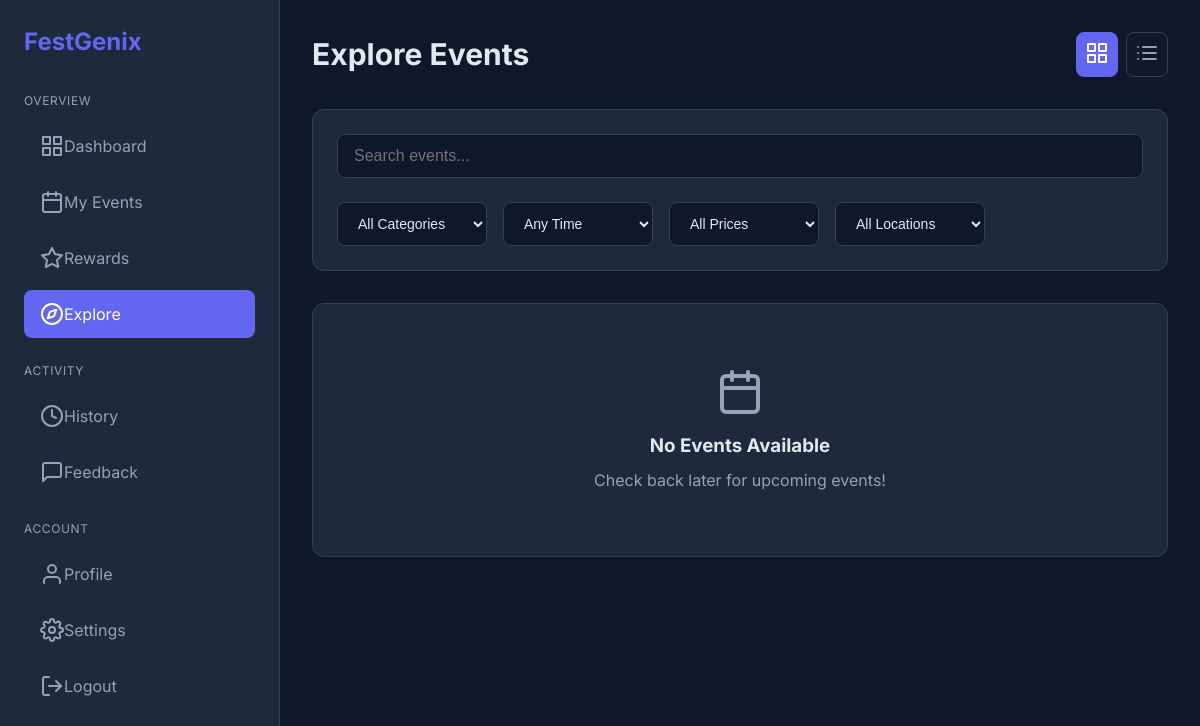
/base/participant/explore/ (signed in), run on an earlier commit of the app's database.
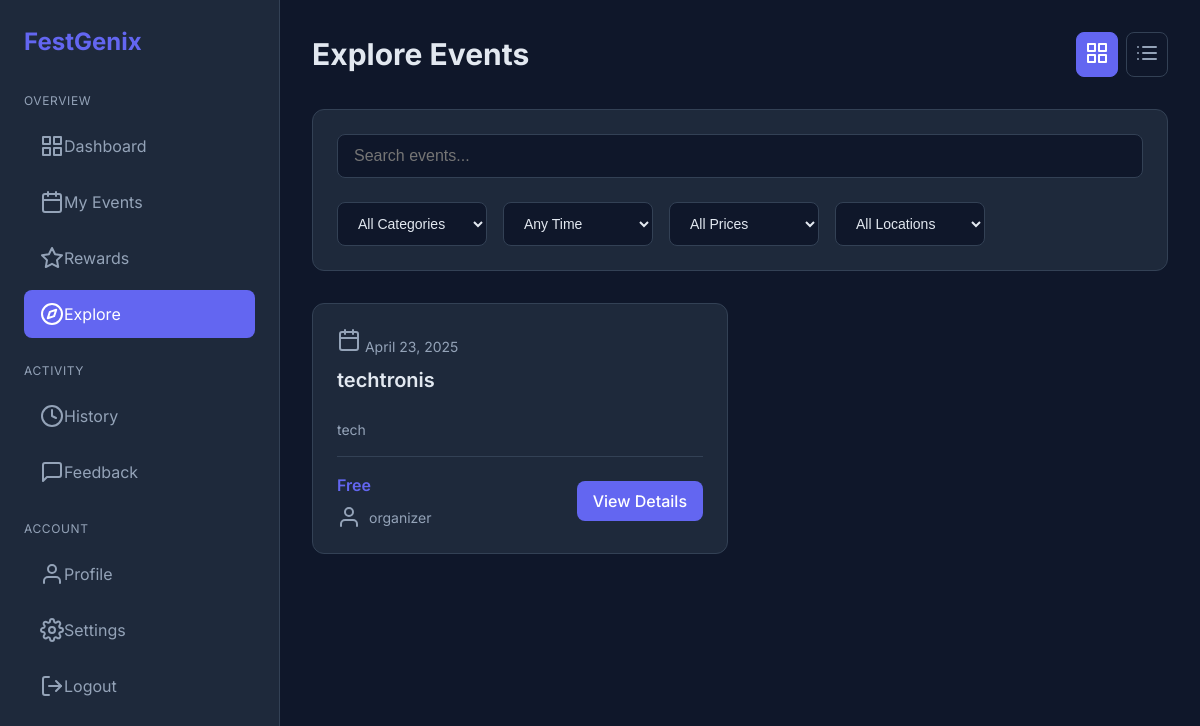
And on a later commit of the database.
### base/models.py (models this page shows, shortened)
class Event(models.Model):
    EVENT_STATUS_CHOICES = [
        ('draft', 'Draft'),
        ('published', 'Published'),
        ('cancelled', 'Cancelled'),
        ('completed', 'Completed'),
    ]
    title = models.CharField(max_length=200)
    description = models.TextField()
    start_date = models.DateTimeField()
    location = models.CharField(max_length=200)
    capacity = models.IntegerField()
    status = models.CharField(max_length=20, choices=EVENT_STATUS_CHOICES, default='draft')
    created_at = models.DateTimeField(auto_now_add=True)
    organizer = models.ForeignKey(CustomUser, on_delete=models.SET_NULL, null=True, blank=True, related_name='organized_events')
    volunteers = models.ManyToManyField(CustomUser, related_name='volunteered_events', blank=True)
    attendees = models.ManyToManyField(CustomUser, related_name='attended_events', blank=True)
    team = models.ForeignKey('Team', on_delete=models.SET_NULL, null=True, blank=True, related_name='team_events')

class CustomUser(AbstractUser):
    class Role(models.TextChoices):
        ORGANIZER = 'ORGANIZER', _('Organizer')
        SPONSOR = 'SPONSOR', _('Sponsor')
        VOLUNTEER = 'VOLUNTEER', _('Volunteer')
        PARTICIPANT = 'PARTICIPANT', _('Participant')
    email = models.EmailField(unique=True)
    full_name = models.CharField(max_length=255, blank=True)
    profile_image = models.ImageField(upload_to='profile_images/', null=True, blank=True)
    bio = models.TextField(max_length=500, blank=True)
    date_joined = models.DateTimeField(auto_now_add=True)
    is_active = models.BooleanField(default=True)
    role = models.CharField(max_length=20, choices=Role.choices, default=Role.PARTICIPANT)
    phone = models.CharField(max_length=15, blank=True)
    company_name = models.CharField(max_length=100, blank=True)
    location = models.CharField(max_length=100, blank=True)
    available_days = models.JSONField(default=list, blank=True)
    time_preference = models.CharField(max_length=20, choices=[
        ('morning', 'Morning'),
        ('afternoon', 'Afternoon'),
        ('evening', 'Evening'),
        ('flexible', 'Flexible'),
    ], default='flexible')
    email_notifications = models.BooleanField(default=True)
    sms_notifications = models.BooleanField(default=False)
    groups = models.ManyToManyField(
        'auth.Group',
        related_name='custom_user_set',
        blank=True,
        help_text='The groups this user belongs to. A user will get all permissions granted to each of their groups.',
        verbose_name='groups',
    )
    user_permissions = models.ManyToManyField(
        'auth.Permission',
        related_name='custom_user_set',
        blank=True,
        help_text='Specific permissions for this user.',
        verbose_name='user permissions',
    )
    USERNAME_FIELD = 'email'
    REQUIRED_FIELDS = ['username', 'full_name']

### base/views.py (the view)
# urls.py: path('participant/explore/', views.participant_explore, name='participant_explore'),
@login_required
def participant_explore(request):
    if request.user.role != CustomUser.Role.PARTICIPANT:
        messages.error(request, 'Access denied. Participant privileges required.')
        return redirect('base:login')
    events = Event.objects.filter(
        start_date__gte=timezone.now(),
        status='published'
    ).exclude(attendees=request.user).select_related('organizer').order_by('start_date')
    recommended_events = Event.objects.filter(
        start_date__gte=timezone.now(),
        status='published'
    ).exclude(attendees=request.user).select_related('organizer').order_by('?')[:5]
    context = {
        'events': events,
        'recommended_events': recommended_events
    }
    return render(request, 'dashboard/dashboard-participant-explore.html', context)

### templates/dashboard/dashboard-participant-explore.html (shortened to what the changed rows need)
<!DOCTYPE html>
<html lang="en">
<head>
</head>
<body>
  <div class="dashboard">
    <div class="dashboard-main">
      <div class="dashboard-header">
        <h1 class="dashboard-title">Explore Events</h1>
      </div>
      <div class="event-grid">
        {% if events %}
          {% for event in events %}
            <div class="event-card">
              <div class="event-content">
                <div class="event-date">
                  <i data-feather="calendar"></i>
                  {{ event.start_date|date:"F j, Y" }}
                </div>
                <h3 class="event-title">{{ event.title }}</h3>
                <p class="event-description">
                  {{ event.description|truncatechars:150 }}
                </p>
                <div class="event-footer">
                  <div class="event-info">
                    <span class="event-price">
                      {% if event.price %}
                        ${{ event.price }}
                      {% else %}
                        Free
                      {% endif %}
                    </span>
                    <span class="event-organizer">
                      <i data-feather="user"></i>
                      {{ event.organizer.full_name }}
                    </span>
                  </div>
                  <a href="{% url 'base:participant_event_detail' event.id %}" class="register-button">View Details</a>
                </div>
              </div>
            </div>
          {% endfor %}
        {% else %}
          <div class="no-events">
            <i data-feather="calendar" style="width: 48px; height: 48px; margin-bottom: 1rem;"></i>
            <h3>No Events Available</h3>
            <p>Check back later for upcoming events!</p>
          </div>
        {% endif %}
      </div>
    </div>
  </div>
</body>
</html>

What changed in the data, as far as the page shows it:
added Event: start_date "April 23, 2025", title "techtronis", description "tech", organizer.full_name "organizer"
Also different on the page:
text no longer shown: "No Events Available Check back later for upcoming events!"
